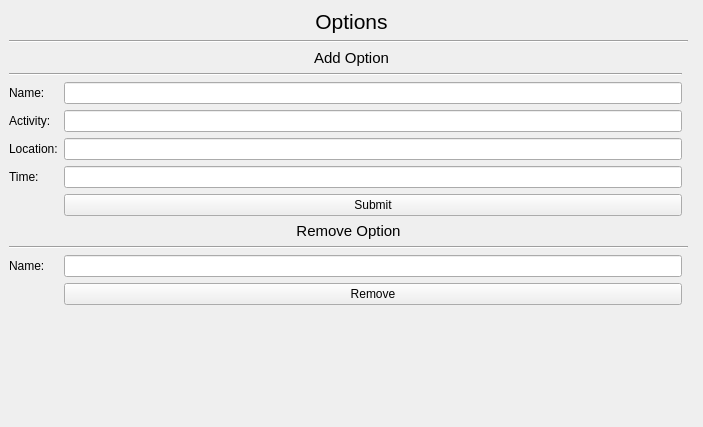
<?xml version="1.0" encoding="UTF-8"?>
<ui version="4.0">
 <class>PopWindow</class>
 <widget class="QMainWindow" name="PopWindow">
  <property name="geometry">
   <rect>
    <x>0</x>
    <y>0</y>
    <width>703</width>
    <height>427</height>
   </rect>
  </property>
  <property name="windowTitle">
   <string>Create a Group</string>
  </property>
  <widget class="QWidget" name="centralwidget">
   <layout class="QGridLayout" name="gridLayout">
    <item row="2" column="0" colspan="4">
     <widget class="QLabel" name="option_addl">
      <property name="font">
       <font>
        <pointsize>11</pointsize>
       </font>
      </property>
      <property name="text">
       <string>Add Option</string>
      </property>
      <property name="alignment">
       <set>Qt::AlignCenter</set>
      </property>
     </widget>
    </item>
    <item row="7" column="0">
     <widget class="QLabel" name="option_timel">
      <property name="text">
       <string>Time:</string>
      </property>
     </widget>
    </item>
    <item row="0" column="0" colspan="4">
     <widget class="QLabel" name="options_title">
      <property name="font">
       <font>
        <pointsize>16</pointsize>
       </font>
      </property>
      <property name="text">
       <string>Options</string>
      </property>
      <property name="alignment">
       <set>Qt::AlignCenter</set>
      </property>
     </widget>
    </item>
    <item row="5" column="0">
     <widget class="QLabel" name="option_activityl">
      <property name="text">
       <string>Activity:</string>
      </property>
     </widget>
    </item>
    <item row="5" column="1">
     <widget class="QLineEdit" name="options_activity"/>
    </item>
    <item row="9" column="1">
     <widget class="QPushButton" name="submit_option">
      <property name="text">
       <string>Submit</string>
      </property>
     </widget>
    </item>
    <item row="6" column="0">
     <widget class="QLabel" name="option_locationl">
      <property name="text">
       <string>Location:</string>
      </property>
     </widget>
    </item>
    <item row="6" column="1">
     <widget class="QLineEdit" name="options_location"/>
    </item>
    <item row="11" column="0" colspan="3">
     <widget class="Line" name="option_line_2">
      <property name="orientation">
       <enum>Qt::Horizontal</enum>
      </property>
     </widget>
    </item>
    <item row="3" column="0" colspan="2">
     <widget class="Line" name="option_line">
      <property name="orientation">
       <enum>Qt::Horizontal</enum>
      </property>
     </widget>
    </item>
    <item row="13" column="1">
     <widget class="QPushButton" name="remove_option">
      <property name="text">
       <string>Remove</string>
      </property>
     </widget>
    </item>
    <item row="1" column="0" colspan="3">
     <widget class="Line" name="options_line_1">
      <property name="orientation">
       <enum>Qt::Horizontal</enum>
      </property>
     </widget>
    </item>
    <item row="10" column="0" colspan="3">
     <widget class="QLabel" name="option_removel">
      <property name="font">
       <font>
        <pointsize>11</pointsize>
       </font>
      </property>
      <property name="text">
       <string>Remove Option</string>
      </property>
      <property name="alignment">
       <set>Qt::AlignCenter</set>
      </property>
     </widget>
    </item>
    <item row="7" column="1">
     <widget class="QLineEdit" name="options_time">
      <property name="text">
       <string/>
      </property>
     </widget>
    </item>
    <item row="4" column="0">
     <widget class="QLabel" name="option_namel">
      <property name="text">
       <string>Name:</string>
      </property>
     </widget>
    </item>
    <item row="14" column="1">
     <spacer name="verticalSpacer">
      <property name="orientation">
       <enum>Qt::Vertical</enum>
      </property>
      <property name="sizeHint" stdset="0">
       <size>
        <width>20</width>
        <height>40</height>
       </size>
      </property>
     </spacer>
    </item>
    <item row="12" column="1">
     <widget class="QLineEdit" name="options_del_name"/>
    </item>
    <item row="4" column="1">
     <widget class="QLineEdit" name="options_name"/>
    </item>
    <item row="12" column="0">
     <widget class="QLabel" name="option_del_namel">
      <property name="text">
       <string>Name:</string>
      </property>
     </widget>
    </item>
   </layout>
  </widget>
 </widget>
 <resources/>
 <connections/>
</ui>
